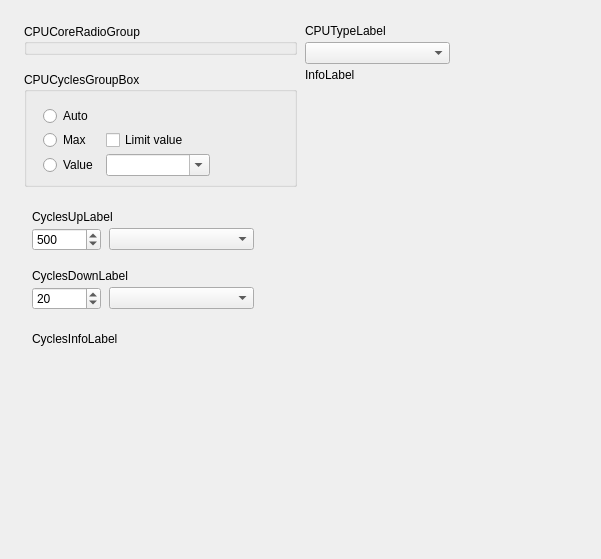
<?xml version="1.0" encoding="UTF-8"?>
<ui version="4.0">
  <class>ModernProfileEditorCPUFrame</class>
  <widget class="QWidget" name="ModernProfileEditorCPUFrame">
    <property name="geometry"><rect><x>0</x><y>0</y><width>601</width><height>559</height></rect></property>
    <property name="vclDesignWidth" stdset="0"><number>601</number></property>
    <property name="vclDesignHeight" stdset="0"><number>559</number></property>
    <layout class="QVBoxLayout" name="ModernProfileEditorCPUFrame_Layout" stretch="0,0,0,0,0,0,0,1">
      <property name="leftMargin"><number>24</number></property>
      <property name="topMargin"><number>24</number></property>
      <property name="rightMargin"><number>24</number></property>
      <property name="bottomMargin"><number>8</number></property>
      <property name="spacing"><number>0</number></property>
      <item>
        <layout class="QGridLayout" name="ModernProfileEditorCPUFrame_Section1" columnstretch="0,0,1">
          <property name="leftMargin"><number>0</number></property>
          <property name="topMargin"><number>0</number></property>
          <property name="rightMargin"><number>0</number></property>
          <property name="bottomMargin"><number>0</number></property>
          <property name="horizontalSpacing"><number>8</number></property>
          <property name="verticalSpacing"><number>4</number></property>
          <item row="0" column="0" rowspan="3" alignment="Qt::AlignLeft|Qt::AlignTop">
            <widget class="TRadioGroupWidget" name="CPUCoreRadioGroup">
              <property name="title"><string>CPUCoreRadioGroup</string></property>
              <property name="minimumSize"><size><width>273</width><height>0</height></size></property>
            </widget>
          </item>
          <item row="0" column="1" colspan="2">
            <widget class="QLabel" name="CPUTypeLabel">
              <property name="text"><string>CPUTypeLabel</string></property>
              <property name="textFormat"><enum>Qt::PlainText</enum></property>
              <property name="alignment"><set>Qt::AlignLeft|Qt::AlignTop</set></property>
            </widget>
          </item>
          <item row="1" column="1" alignment="Qt::AlignLeft">
            <widget class="QComboBox" name="CPUTypeComboBox">
              <property name="editable"><bool>false</bool></property>
              <property name="maxVisibleItems"><number>8</number></property>
              <property name="minimumSize"><size><width>145</width><height>0</height></size></property>
            </widget>
          </item>
          <item row="2" column="1" rowspan="2" colspan="2">
            <widget class="QLabel" name="InfoLabel">
              <property name="text"><string>InfoLabel</string></property>
              <property name="textFormat"><enum>Qt::PlainText</enum></property>
              <property name="wordWrap"><bool>true</bool></property>
              <property name="alignment"><set>Qt::AlignLeft|Qt::AlignTop</set></property>
            </widget>
          </item>
          <item row="3" column="0" alignment="Qt::AlignLeft">
            <widget class="QGroupBox" name="CPUCyclesGroupBox">
              <property name="title"><string>CPUCyclesGroupBox</string></property>
              <property name="minimumSize"><size><width>273</width><height>0</height></size></property>
              <layout class="QGridLayout" name="CPUCyclesGroupBox_Layout" columnstretch="0,0,1">
                <property name="leftMargin"><number>16</number></property>
                <property name="topMargin"><number>14</number></property>
                <property name="rightMargin"><number>4</number></property>
                <property name="bottomMargin"><number>8</number></property>
                <property name="horizontalSpacing"><number>8</number></property>
                <property name="verticalSpacing"><number>4</number></property>
                <item row="0" column="0" colspan="3">
                  <widget class="QRadioButton" name="CyclesAutoRadioButton">
                    <property name="text"><string>Auto</string></property>
                  </widget>
                </item>
                <item row="1" column="0">
                  <widget class="QRadioButton" name="CyclesMaxRadioButton">
                    <property name="text"><string>Max</string></property>
                  </widget>
                </item>
                <item row="1" column="1" colspan="2">
                  <widget class="QCheckBox" name="CyclesMaxLimitCheckBox">
                    <property name="text"><string>Limit value</string></property>
                  </widget>
                </item>
                <item row="2" column="0">
                  <widget class="QRadioButton" name="CyclesValueRadioButton">
                    <property name="text"><string>Value</string></property>
                  </widget>
                </item>
                <item row="2" column="1" alignment="Qt::AlignLeft">
                  <widget class="QComboBox" name="CyclesComboBox">
                    <property name="editable"><bool>true</bool></property>
                    <property name="maxVisibleItems"><number>8</number></property>
                    <property name="minimumSize"><size><width>104</width><height>0</height></size></property>
                  </widget>
                </item>
                <item row="0" column="2">
                  <spacer name="CPUCyclesGroupBox_Layout_HFill">
                    <property name="orientation"><enum>Qt::Horizontal</enum></property>
                    <property name="sizeHint" stdset="0"><size><width>0</width><height>0</height></size></property>
                  </spacer>
                </item>
                <item row="3" column="0">
                  <spacer name="CPUCyclesGroupBox_VFill">
                    <property name="orientation"><enum>Qt::Vertical</enum></property>
                    <property name="sizeHint" stdset="0"><size><width>0</width><height>0</height></size></property>
                  </spacer>
                </item>
              </layout>
            </widget>
          </item>
          <item row="0" column="2">
            <spacer name="ModernProfileEditorCPUFrame_Section1_HFill">
              <property name="orientation"><enum>Qt::Horizontal</enum></property>
              <property name="sizeHint" stdset="0"><size><width>0</width><height>0</height></size></property>
            </spacer>
          </item>
        </layout>
      </item>
      <item>
        <spacer name="ModernProfileEditorCPUFrame_Gap1">
          <property name="orientation"><enum>Qt::Vertical</enum></property>
          <property name="sizeType"><enum>QSizePolicy::Fixed</enum></property>
          <property name="sizeHint" stdset="0"><size><width>0</width><height>23</height></size></property>
        </spacer>
      </item>
      <item>
        <layout class="QGridLayout" name="ModernProfileEditorCPUFrame_Section2" columnstretch="0,0,1">
          <property name="leftMargin"><number>8</number></property>
          <property name="topMargin"><number>0</number></property>
          <property name="rightMargin"><number>0</number></property>
          <property name="bottomMargin"><number>0</number></property>
          <property name="horizontalSpacing"><number>8</number></property>
          <property name="verticalSpacing"><number>4</number></property>
          <item row="0" column="0" colspan="3">
            <widget class="QLabel" name="CyclesUpLabel">
              <property name="text"><string>CyclesUpLabel</string></property>
              <property name="textFormat"><enum>Qt::PlainText</enum></property>
              <property name="alignment"><set>Qt::AlignLeft|Qt::AlignTop</set></property>
            </widget>
          </item>
          <item row="1" column="0" alignment="Qt::AlignLeft">
            <widget class="QSpinBox" name="CyclesUpEdit">
              <property name="minimum"><number>1</number></property>
              <property name="maximum"><number>50000</number></property>
              <property name="value"><number>500</number></property>
              <property name="minimumSize"><size><width>69</width><height>0</height></size></property>
            </widget>
          </item>
          <item row="1" column="1" alignment="Qt::AlignLeft">
            <widget class="QComboBox" name="CyclesUpComboBox">
              <property name="editable"><bool>false</bool></property>
              <property name="maxVisibleItems"><number>8</number></property>
              <property name="minimumSize"><size><width>145</width><height>0</height></size></property>
            </widget>
          </item>
          <item row="0" column="2">
            <spacer name="ModernProfileEditorCPUFrame_Section2_HFill">
              <property name="orientation"><enum>Qt::Horizontal</enum></property>
              <property name="sizeHint" stdset="0"><size><width>0</width><height>0</height></size></property>
            </spacer>
          </item>
        </layout>
      </item>
      <item>
        <spacer name="ModernProfileEditorCPUFrame_Gap2">
          <property name="orientation"><enum>Qt::Vertical</enum></property>
          <property name="sizeType"><enum>QSizePolicy::Fixed</enum></property>
          <property name="sizeHint" stdset="0"><size><width>0</width><height>18</height></size></property>
        </spacer>
      </item>
      <item>
        <layout class="QGridLayout" name="ModernProfileEditorCPUFrame_Section3" columnstretch="0,0,1">
          <property name="leftMargin"><number>8</number></property>
          <property name="topMargin"><number>0</number></property>
          <property name="rightMargin"><number>0</number></property>
          <property name="bottomMargin"><number>0</number></property>
          <property name="horizontalSpacing"><number>8</number></property>
          <property name="verticalSpacing"><number>4</number></property>
          <item row="0" column="0" colspan="3">
            <widget class="QLabel" name="CyclesDownLabel">
              <property name="text"><string>CyclesDownLabel</string></property>
              <property name="textFormat"><enum>Qt::PlainText</enum></property>
              <property name="alignment"><set>Qt::AlignLeft|Qt::AlignTop</set></property>
            </widget>
          </item>
          <item row="1" column="0" alignment="Qt::AlignLeft">
            <widget class="QSpinBox" name="CyclesDownEdit">
              <property name="minimum"><number>1</number></property>
              <property name="maximum"><number>50000</number></property>
              <property name="value"><number>20</number></property>
              <property name="minimumSize"><size><width>69</width><height>0</height></size></property>
            </widget>
          </item>
          <item row="1" column="1" alignment="Qt::AlignLeft">
            <widget class="QComboBox" name="CyclesDownComboBox">
              <property name="editable"><bool>false</bool></property>
              <property name="maxVisibleItems"><number>8</number></property>
              <property name="minimumSize"><size><width>145</width><height>0</height></size></property>
            </widget>
          </item>
          <item row="0" column="2">
            <spacer name="ModernProfileEditorCPUFrame_Section3_HFill">
              <property name="orientation"><enum>Qt::Horizontal</enum></property>
              <property name="sizeHint" stdset="0"><size><width>0</width><height>0</height></size></property>
            </spacer>
          </item>
        </layout>
      </item>
      <item>
        <spacer name="ModernProfileEditorCPUFrame_Gap3">
          <property name="orientation"><enum>Qt::Vertical</enum></property>
          <property name="sizeType"><enum>QSizePolicy::Fixed</enum></property>
          <property name="sizeHint" stdset="0"><size><width>0</width><height>22</height></size></property>
        </spacer>
      </item>
      <item>
        <layout class="QGridLayout" name="ModernProfileEditorCPUFrame_Section4" columnstretch="0,1">
          <property name="leftMargin"><number>8</number></property>
          <property name="topMargin"><number>0</number></property>
          <property name="rightMargin"><number>0</number></property>
          <property name="bottomMargin"><number>0</number></property>
          <property name="horizontalSpacing"><number>8</number></property>
          <property name="verticalSpacing"><number>4</number></property>
          <item row="0" column="0" colspan="2">
            <widget class="QLabel" name="CyclesInfoLabel">
              <property name="text"><string>CyclesInfoLabel</string></property>
              <property name="textFormat"><enum>Qt::PlainText</enum></property>
              <property name="wordWrap"><bool>true</bool></property>
              <property name="alignment"><set>Qt::AlignLeft|Qt::AlignTop</set></property>
            </widget>
          </item>
          <item row="0" column="1">
            <spacer name="ModernProfileEditorCPUFrame_Section4_HFill">
              <property name="orientation"><enum>Qt::Horizontal</enum></property>
              <property name="sizeHint" stdset="0"><size><width>0</width><height>0</height></size></property>
            </spacer>
          </item>
        </layout>
      </item>
      <item>
        <spacer name="ModernProfileEditorCPUFrame_VFill">
          <property name="orientation"><enum>Qt::Vertical</enum></property>
          <property name="sizeHint" stdset="0"><size><width>0</width><height>0</height></size></property>
        </spacer>
      </item>
    </layout>
  </widget>
  <customwidgets>
    <customwidget>
      <class>TRadioGroupWidget</class>
      <extends>QGroupBox</extends>
      <header>VclWidgets.h</header>
    </customwidget>
  </customwidgets>
  <tabstops>
    <tabstop>CPUTypeComboBox</tabstop>
    <tabstop>CyclesAutoRadioButton</tabstop>
    <tabstop>CyclesMaxRadioButton</tabstop>
    <tabstop>CyclesMaxLimitCheckBox</tabstop>
    <tabstop>CyclesValueRadioButton</tabstop>
    <tabstop>CyclesComboBox</tabstop>
    <tabstop>CyclesUpEdit</tabstop>
    <tabstop>CyclesUpComboBox</tabstop>
    <tabstop>CyclesDownEdit</tabstop>
    <tabstop>CyclesDownComboBox</tabstop>
  </tabstops>
  <resources>
    <include location="../../resources/dfend.qrc" />
  </resources>
  <connections />
</ui>
